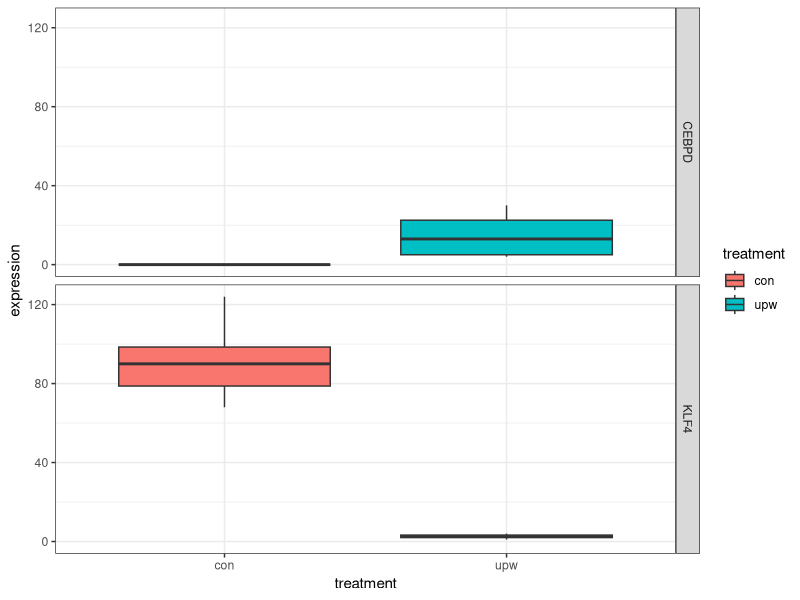

Write R code to recreate this figure.
## ---- chunk 1
#install.packages("tidyverse")
#install.packages("ggplot2")
library(tidyverse)
library(ggplot2)
## ---- chunk 2
fake <- read_csv("GenePanel_FakeData.csv")
# View(fake)
## ---- chunk 3
fake <- fake %>% 
  gather("treatment", expression, 2:17) 
#View(fake)
## ---- chunk 4
subset <- fake %>% 
  filter(gene == c("CEBPD","KLF4") ) # <<--input your gene names here
## ---- chunk 5
subset <- subset %>%
  separate(treatment, c('treatment','rep'), sep = '_', remove = TRUE) 
## ---- chunk 6
ggplot(data = subset) + 
  geom_boxplot(aes(x=treatment, y=expression, fill=treatment)) +
  facet_grid(gene ~.) +
  theme_bw()
